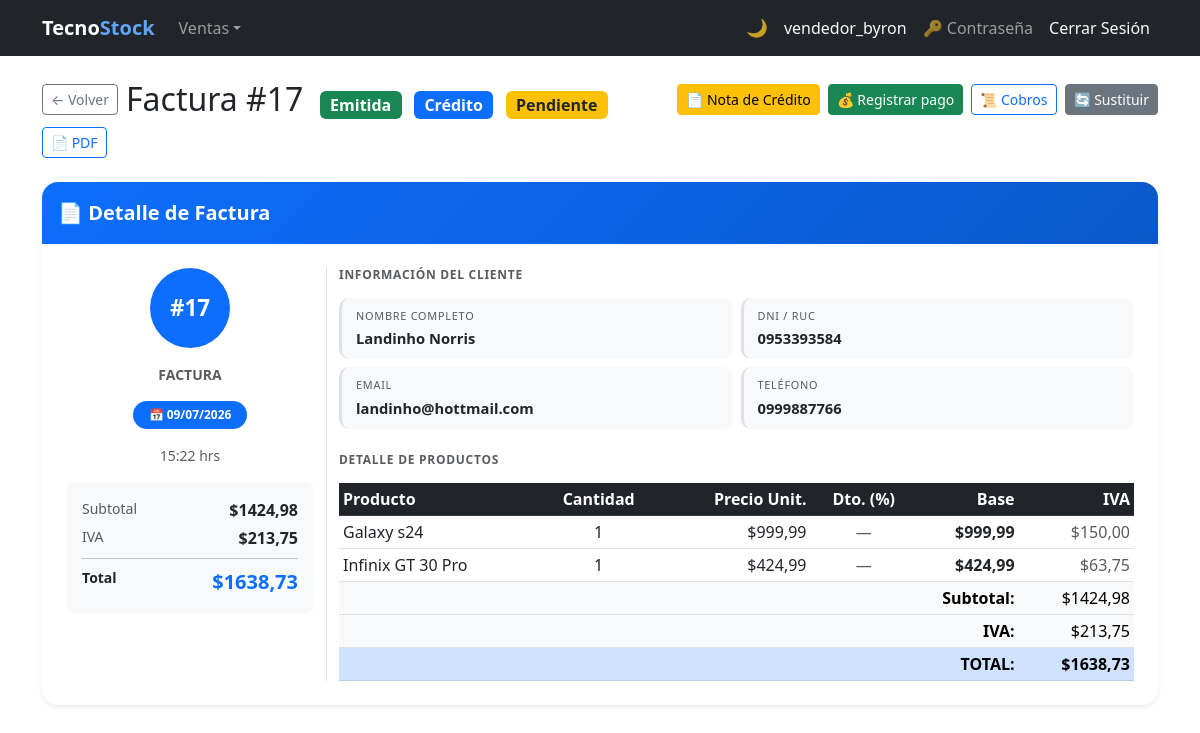
Page /invoices/17/ (signed in) on the committed database.
### billing/models.py (models this page shows, shortened)
class Invoice(models.Model):
    BORRADOR = 0
    EMITIDA  = 1
    ANULADA  = 2
    ESTADO_CHOICES = [
        (BORRADOR, 'Borrador'),
        (EMITIDA,  'Emitida'),
        (ANULADA,  'Anulada'),
    ]
    PENDIENTE = 'PENDIENTE'
    PAGADA    = 'PAGADA'
    ESTADO_COBRO_CHOICES = [
        (PENDIENTE, 'Pendiente'),
        (PAGADA,    'Pagada'),
    ]
    CONTADO = 'contado'
    CREDITO = 'credito'
    TIPO_PAGO_CHOICES = [
        (CONTADO, 'Contado'),
        (CREDITO, 'Crédito'),
    ]
    customer     = models.ForeignKey(Customer, on_delete=models.PROTECT, related_name='invoices')
    invoice_date = models.DateTimeField(auto_now_add=True)
    subtotal     = models.DecimalField(max_digits=12, decimal_places=2, default=0)
    tax          = models.DecimalField(max_digits=12, decimal_places=2, default=0)
    total        = models.DecimalField(max_digits=12, decimal_places=2, default=0)
    estado       = models.PositiveSmallIntegerField(
                       choices=ESTADO_CHOICES, default=BORRADOR, verbose_name='Estado')
    is_active    = models.BooleanField(default=True)
    PAYMENT_CHOICES = [('card', 'Tarjeta'), ('paypal', 'PayPal')]
    payment_method  = models.CharField(
                          max_length=10, choices=PAYMENT_CHOICES, null=True, blank=True,
                          verbose_name='Método de pago')
    paypal_order_id = models.CharField(max_length=64, null=True, blank=True)
    paypal_capture_id = models.CharField(
        max_length=120,
        blank=True,
        null=True
    )
    paypal_status = models.CharField(
        max_length=30,
        blank=True,
        null=True
    )
    paid_at = models.DateTimeField(
        blank=True,
        null=True
    )
    sri_status = models.CharField(
        max_length=20,
        blank=True,
        null=True
    )
    sri_authorization = models.CharField(
        max_length=120,
        blank=True,
        null=True
    )
    saldo        = models.DecimalField(
                       max_digits=12, decimal_places=2, default=0,
                       verbose_name='Saldo pendiente de cobro')
    estado_cobro = models.CharField(
                       max_length=10, choices=ESTADO_COBRO_CHOICES,
                       default=PENDIENTE, verbose_name='Estado de cobro')
    tipo_pago    = models.CharField(
                       max_length=10, choices=TIPO_PAGO_CHOICES,
                       default=CREDITO, verbose_name='Tipo de pago')
    class Meta:
        ordering = ['-invoice_date']
    @property
    def can_confirm(self):     return self.estado == self.BORRADOR
    @property
    def can_edit(self):        return self.estado == self.BORRADOR
    @property
    def can_delete(self):      return self.estado == self.BORRADOR
    @property
    def can_cancel(self):      return self.estado == self.EMITIDA
    @property
    def can_substitute(self):  return self.estado == self.EMITIDA
    @property
    def can_credit_note(self): return self.estado == self.EMITIDA
    @property
    def estado_badge_class(self):
        return {
            self.BORRADOR: 'bg-secondary',
            self.EMITIDA:  'bg-success',
            self.ANULADA:  'bg-danger',
        }.get(self.estado, 'bg-secondary')
    @property
    def estado_cobro_badge_class(self):
        return 'bg-success' if self.estado_cobro == self.PAGADA else 'bg-warning text-dark'
    @property
    def pendiente_de_pago(self):
        return self.estado == self.EMITIDA and self.saldo > 0
    @property
    def tipo_pago_badge_class(self):
        return 'bg-info text-dark' if self.tipo_pago == self.CONTADO else 'bg-primary'

class Customer(models.Model):
    user       = models.OneToOneField(
                     settings.AUTH_USER_MODEL, null=True, blank=True,
                     on_delete=models.SET_NULL, related_name='customer_account',
                     verbose_name='Cuenta de usuario')
    dni        = models.CharField(max_length=13, unique=True, verbose_name='DNI/RUC', validators=[validate_cedula_ec])
    first_name = models.CharField(max_length=100)
    last_name  = models.CharField(max_length=100)
    email      = models.EmailField(blank=True, null=True)
    phone      = models.CharField(max_length=20, blank=True, null=True)
    address    = models.TextField(blank=True, null=True)
    photo      = models.ImageField(upload_to='customer/', blank=True, null=True, verbose_name='Foto')
    is_active  = models.BooleanField(default=True)
    created_at = models.DateTimeField(auto_now_add=True)
    updated_at = models.DateTimeField(auto_now=True)
    class Meta:
        ordering = ['last_name', 'first_name']
    @property
    def full_name(self): return f'{self.first_name} {self.last_name}'

class InvoiceDetail(models.Model):
    invoice      = models.ForeignKey(Invoice, on_delete=models.CASCADE, related_name='details')
    product      = models.ForeignKey(Product, on_delete=models.PROTECT, related_name='invoice_details')
    quantity     = models.IntegerField(default=1)
    unit_price   = models.DecimalField(max_digits=12, decimal_places=2)
    discount_pct = models.DecimalField(
        max_digits=5, decimal_places=2, default=0,
        verbose_name='Descuento (%)',
        validators=[MinValueValidator(Decimal('0')), MaxValueValidator(Decimal('100'))],
    )
    subtotal     = models.DecimalField(max_digits=12, decimal_places=2, default=0)
    tax_amount   = models.DecimalField(max_digits=12, decimal_places=2, default=0, verbose_name='IVA')

class Product(models.Model):
    name = models.CharField(max_length=200, verbose_name='Product Name')
    description = models.TextField(blank=True, null=True)
    brand = models.ForeignKey(Brand, on_delete=models.PROTECT, related_name='products')
    group = models.ForeignKey(ProductGroup, on_delete=models.PROTECT, related_name='products')
    suppliers = models.ManyToManyField(Supplier, related_name='products', blank=True)
    photo      = models.ImageField(upload_to='products/', blank=True, null=True, verbose_name='Foto')
    unit_price = models.DecimalField(max_digits=12, decimal_places=2)
    tax_rate   = models.DecimalField(
                     max_digits=5, decimal_places=4, default=Decimal('0.15'),
                     verbose_name='Tasa IVA',
                     validators=[MinValueValidator(Decimal('0')), MaxValueValidator(Decimal('1'))],
                 )
    stock = models.IntegerField(default=0)
    is_active = models.BooleanField(default=True)
    created_at = models.DateTimeField(auto_now_add=True)
    updated_at = models.DateTimeField(auto_now=True)
    class Meta:
        verbose_name = 'Product'
        verbose_name_plural = 'Products'
        ordering = ['name']

### billing/views.py (the view)
# urls.py: path('invoices/<int:pk>/', views.invoice_detail, name='invoice_detail'),
@login_required
def invoice_detail(request, pk):
    invoice = get_object_or_404(
        Invoice.objects.select_related('customer')
                       .prefetch_related('details__product', 'credit_notes'),
        pk=pk
    )
    return render(request, 'billing/invoice_detail.html', {'invoice': invoice})

### billing/templates/billing/invoice_detail.html (shortened to what this page needs)
{% extends 'billing/base.html' %}
{% load security_tags %}
{% block content %}
<div class="d-flex flex-wrap align-items-center gap-2 mb-4">
  <a href="{% url 'billing:invoice_list' %}" class="btn btn-outline-secondary btn-sm">&#8592; Volver</a>
  <h2 class="mb-0 me-auto">
    Factura #{{ invoice.id }}
    <span class="badge {{ invoice.estado_badge_class }} fs-6 ms-2">{{ invoice.get_estado_display }}</span>
    {% if invoice.estado == invoice.EMITIDA %}
    <span class="badge {{ invoice.tipo_pago_badge_class }} fs-6 ms-1">{{ invoice.get_tipo_pago_display }}</span>
    <span class="badge {{ invoice.estado_cobro_badge_class }} fs-6 ms-1">{{ invoice.get_estado_cobro_display }}</span>
    {% endif %}
  </h2>
  {% if invoice.can_credit_note %}
    <a href="{% url 'billing:credit_note_create' invoice.pk %}" class="btn btn-warning btn-sm">&#128196; Nota de Crédito</a>
  {% endif %}
  {% if invoice.tipo_pago == invoice.CREDITO and invoice.estado == invoice.EMITIDA %}
    {% if invoice.pendiente_de_pago %}
      <a href="{% url 'creditoventa:cobro_create' invoice.pk %}" class="btn btn-success btn-sm">&#128176; Registrar pago</a>
    {% endif %}
    <a href="{% url 'creditoventa:historial_pagos' invoice.pk %}" class="btn btn-outline-primary btn-sm">&#128220; Cobros</a>
  {% endif %}
  {% if invoice.can_substitute %}
    <a href="{% url 'billing:invoice_substitute' invoice.pk %}" class="btn btn-secondary btn-sm">&#128260; Sustituir</a>
  {% endif %}
  <a href="{% url 'billing:invoice_pdf' invoice.pk %}" class="btn btn-outline-primary btn-sm" title="Descargar PDF">&#128196; PDF</a>
</div>
<div class="card border-0 shadow-sm rounded-4 overflow-hidden mb-4">
  <div class="card-header border-0 py-3 inv-card-header">
    <span class="text-white fw-bold fs-5">&#128196; Detalle de Factura</span>
  </div>
  <div class="card-body p-4">
    <div class="row g-4">
      <div class="col-md-3 text-center border-end pb-4 pb-md-0">
        <div class="inv-avatar mx-auto mb-3">#{{ invoice.id }}</div>
        <p class="text-muted small fw-semibold text-uppercase mb-3">Factura</p>
        <div class="mb-3">
          <span class="badge rounded-pill bg-primary px-3 py-2">
            &#128197;&nbsp;{{ invoice.invoice_date|date:"d/m/Y" }}
          </span>
        </div>
        <div class="mb-1 text-muted small">{{ invoice.invoice_date|date:"H:i" }} hrs</div>
        <div class="inv-summary-box rounded-3 p-3 text-start mt-3">
          <div class="d-flex justify-content-between mb-1">
            <small class="text-muted">Subtotal</small>
            <span class="fw-semibold">${{ invoice.subtotal }}</span>
          </div>
          <div class="d-flex justify-content-between mb-1">
            <small class="text-muted">IVA</small>
            <span class="fw-semibold">${{ invoice.tax }}</span>
          </div>
          <hr class="my-2">
          <div class="d-flex justify-content-between">
            <small class="fw-bold">Total</small>
            <span class="fw-bold text-primary fs-5">${{ invoice.total }}</span>
          </div>
        </div>
      </div>
      <div class="col-md-9">
        <h6 class="text-muted text-uppercase fw-semibold mb-3 dm-section-label">Información del Cliente</h6>
        <div class="row g-2 mb-4">
          <div class="col-sm-6">
            <div class="dm-field">
              <small class="dm-label">Nombre completo</small>
              <div class="dm-value">{{ invoice.customer.full_name }}</div>
            </div>
          </div>
          <div class="col-sm-6">
            <div class="dm-field">
              <small class="dm-label">DNI / RUC</small>
              <div class="dm-value">{{ invoice.customer.dni }}</div>
            </div>
          </div>
          {% if invoice.customer.email %}
          <div class="col-sm-6">
            <div class="dm-field">
              <small class="dm-label">Email</small>
              <div class="dm-value">{{ invoice.customer.email }}</div>
            </div>
          </div>
          {% endif %}
          {% if invoice.customer.phone %}
          <div class="col-sm-6">
            <div class="dm-field">
              <small class="dm-label">Teléfono</small>
              <div class="dm-value">{{ invoice.customer.phone }}</div>
            </div>
          </div>
          {% endif %}
        </div>
        <h6 class="text-muted text-uppercase fw-semibold mb-3 dm-section-label">Detalle de Productos</h6>
        <div class="table-responsive">
          <table class="table table-sm table-hover align-middle mb-0">
            <thead class="table-dark">
              <tr>
                <th>Producto</th>
                <th class="text-center">Cantidad</th>
                <th class="text-end">Precio Unit.</th>
                <th class="text-center">Dto. (%)</th>
                <th class="text-end">Base</th>
                <th class="text-end">IVA</th>
              </tr>
            </thead>
            <tbody>
              {% for det in invoice.details.all %}
              <tr>
                <td>{{ det.product.name }}</td>
                <td class="text-center">{{ det.quantity }}</td>
                <td class="text-end">${{ det.unit_price }}</td>
                <td class="text-center">
                  {% if det.discount_pct %}
                    <span class="badge bg-warning text-dark">{{ det.discount_pct }}%</span>
                  {% else %}
                    <span class="text-muted">—</span>
                  {% endif %}
                </td>
                <td class="text-end fw-semibold">${{ det.subtotal }}</td>
                <td class="text-end text-muted">${{ det.tax_amount }}</td>
              </tr>
              {% empty %}
              <tr><td colspan="6" class="text-center text-muted">Sin líneas de detalle.</td></tr>
              {% endfor %}
            </tbody>
            <tfoot class="table-light">
              <tr>
                <td colspan="5" class="text-end fw-semibold">Subtotal:</td>
                <td class="text-end">${{ invoice.subtotal }}</td>
              </tr>
              <tr>
                <td colspan="5" class="text-end fw-semibold">IVA:</td>
                <td class="text-end">${{ invoice.tax }}</td>
              </tr>
              <tr class="table-primary">
                <td colspan="5" class="text-end fw-bold fs-6">TOTAL:</td>
                <td class="text-end fw-bold fs-6">${{ invoice.total }}</td>
              </tr>
            </tfoot>
          </table>
        </div>
      </div>
    </div>
  </div>
</div>
{% endblock %}

### billing/templates/billing/base.html (shortened to what this page needs)
{% load security_tags %}
<!DOCTYPE html>
<html lang="es">
<head>
  <link href="https://cdn.jsdelivr.net/npm/bootstrap@5.3.0/dist/css/bootstrap.min.css" rel="stylesheet">
</head>
<body>
<nav class="navbar navbar-expand-lg navbar-dark bg-dark">
  <div class="container">
    <a class="navbar-brand fw-bold" href="{% url 'billing:home' %}">Tecno<span class="nav-brand-accent">Stock</span></a>
    <div class="collapse navbar-collapse" id="nav">
      <ul class="navbar-nav me-auto">
        {% if user.is_authenticated %}
        <li class="nav-item dropdown">
          <a class="nav-link dropdown-toggle" href="#" role="button" data-bs-toggle="dropdown" aria-expanded="false">Ventas</a>
        </li>
        {% endif %}
      </ul>
      <ul class="navbar-nav align-items-center">
        <li class="nav-item"><button type="button" class="theme-toggle-btn" id="theme-toggle" onclick="toggleTheme()" title="Cambiar tema claro / oscuro"><span id="theme-icon">&#127769;</span></button></li>
        <li class="nav-item">{% if user.is_authenticated %}<a class="nav-link text-light" href="{% url 'billing:dashboard' %}">{{ user.username }}</a>{% endif %}</li>
        <li class="nav-item">{% if user.is_authenticated %}<a class="nav-link" href="{% url 'password_change' %}" title="Cambiar contraseña">&#128273; Contraseña</a>{% endif %}</li>
        <li class="nav-item">{% if user.is_authenticated %}<form method="post" action="{% url 'logout' %}" class="d-inline">{% csrf_token %}<button type="submit" class="nav-link btn btn-link text-light btn-nav-link">Cerrar Sesión</button></form>{% else %}<a class="nav-link" href="{% url 'login' %}">Iniciar Sesión</a>{% endif %}</li>
      </ul>
    </div>
  </div>
</nav>
<div class="container mt-4">
  {% block content %}{% endblock %}
</div>
</body>
</html>

### rows in the picture
Invoice: id "17", estado "Emitida", tipo_pago "Crédito", estado_cobro "Pendiente", invoice_date "09/07/2026", invoice_date "15:22", subtotal "1424,98", tax "213,75", total "1638,73", customer.full_name "Landinho Norris", customer.dni "0953393584", customer.email "landinho@hottmail.com", customer.phone "0999887766"
InvoiceDetail: product.name "Galaxy s24", quantity "1", unit_price "999,99", subtotal "999,99", tax_amount "150,00"
InvoiceDetail: product.name "Infinix GT 30 Pro", quantity "1", unit_price "424,99", subtotal "424,99", tax_amount "63,75"

### other values in the picture
{{ user.username }} "vendedor_byron"
